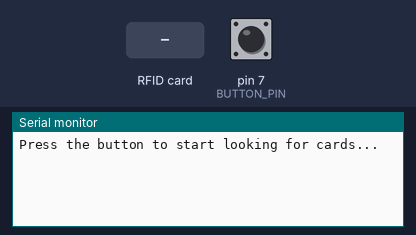
Bench run of a sketch on a simulated Arduino Mega 2560, built with avr-gcc and run on an emulated ATmega2560. Shown: the last lines printed to the serial monitor. Inputs (shaded band) come from the test bench; at power-on: pin 7 (BUTTON_PIN) HIGH.

Above: at 1.2 s.
1.3 s: pin 7 (BUTTON_PIN) pulled LOW for 0.15 s
At 2.4 s:
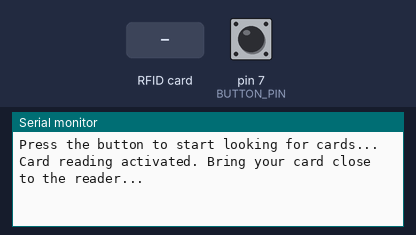
3.0 s: RFID card 5E 7A 19 C4 held to the reader
At 4.2 s:
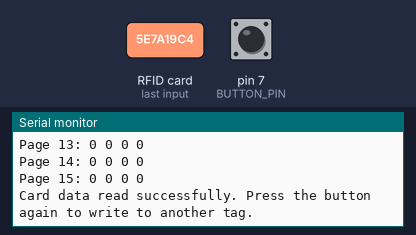
4.5 s: RFID card 5E 7A 19 C4 held to the reader
At 5.8 s:
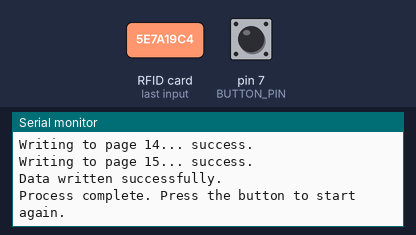
6.0 s: pin 7 (BUTTON_PIN) pulled LOW for 1 s
At 7.4 s:
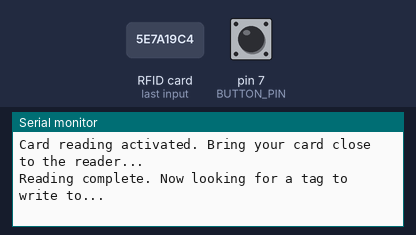

Measured:
- after the input at 1.3 s, the serial monitor: prints a new line after 0.20 s (image 1)
- after the input at 3.0 s, the serial monitor: prints a new line at once (image 2)
- after the input at 4.5 s, the serial monitor: prints a new line at once (image 3)
- after the input at 6.0 s, the serial monitor: prints a new line after 0.20 s (image 4)

The sketch:

CopyNFC.ino
```cpp
#include <SPI.h>
#include <MFRC522.h>

#define SS_PIN 53  // Slave Select pin (SDA)
#define RST_PIN 49  // Reset pin (RST)
#define BUTTON_PIN 7  // Pin connected to the button

MFRC522 mfrc522(SS_PIN, RST_PIN);  // Create MFRC522 instance
bool readingActive = false;  // Flag to indicate whether the card reading is active
bool writingMode = false;    // Flag to indicate whether the system is in writing mode
byte keyCardData[64];  // Array to hold the data read from the card (16 pages * 4 bytes = 64 bytes)

void setup() {
  Serial.begin(9600);  // Initialize serial communications
  SPI.begin();  // Initialize SPI bus
  mfrc522.PCD_Init();  // Initialize MFRC522

  pinMode(BUTTON_PIN, INPUT_PULLUP);  // Set button pin as input with internal pull-up

  Serial.println("Press the button to start looking for cards...");
}

void loop() {
  // Check if the button is pressed to toggle reading/writing mode
  if (digitalRead(BUTTON_PIN) == LOW) {
    delay(200);  // Debounce delay
    if (!readingActive && !writingMode) {  // Button press starts reading mode
      readingActive = true;  // Start reading mode
      Serial.println("Card reading activated. Bring your card close to the reader...");
    } else if (readingActive) {  // Button press after reading starts writing mode
      readingActive = false;  // Stop reading mode
      writingMode = true;     // Enable writing mode
      Serial.println("Reading complete. Now looking for a tag to write to...");
    }
    delay(500);  // Additional debounce delay
  }

  // If reading is active, continuously look for cards to read
  if (readingActive) {
    if (mfrc522.PICC_IsNewCardPresent() && mfrc522.PICC_ReadCardSerial()) {
      Serial.println("MIFARE Ultralight EV1 card detected.");

      // Read and store the first 16 pages
      if (readUltralightPages()) {
        readingActive = false;  // Stop reading once the card is read
        writingMode = true;     // Enable writing mode after reading a card
        Serial.println("Card data read successfully. Press the button again to write to another tag.");
      } else {
        Serial.println("Error reading card data.");
      }

      // Halt the card and stop communication
      mfrc522.PICC_HaltA();
      mfrc522.PCD_StopCrypto1();  // Stop encryption on PCD
    }
  }

  // If writing mode is active, look for a new card to write the data to
  if (writingMode) {
    if (mfrc522.PICC_IsNewCardPresent()) {
      Serial.println("Tag detected, attempting to read serial...");
      if (mfrc522.PICC_ReadCardSerial()) {
        Serial.println("MIFARE Ultralight EV1 tag detected. Writing data...");

        // Write the stored data to the new tag
        if (writeUltralightPages()) {
          Serial.println("Data written successfully.");
          writingMode = false;  // Disable writing mode after the write operation
          Serial.println("Process complete. Press the button to start again.");
        } else {
          Serial.println("Error writing to the tag.");
        }
      } else {
        Serial.println("Error reading serial from tag.");
      }

      // Halt the card and stop communication
      mfrc522.PICC_HaltA();
      mfrc522.PCD_StopCrypto1();  // Stop encryption on PCD
    }
  }
}

// Function to read the first 16 pages (4 bytes per page) of MIFARE Ultralight EV1
bool readUltralightPages() {
  byte buffer[18];  // Buffer to hold page data
  byte size = sizeof(buffer);

  for (byte page = 0; page < 16; page++) {
    MFRC522::StatusCode status = mfrc522.MIFARE_Read(page, buffer, &size);
    if (status == MFRC522::STATUS_OK) {
      Serial.print("Page ");
      Serial.print(page);
      Serial.print(": ");
      for (byte i = 0; i < 4; i++) {  // Each page contains 4 bytes
        keyCardData[page * 4 + i] = buffer[i];  // Store the data for writing later
        Serial.print(buffer[i], HEX);
        Serial.print(" ");
      }
      Serial.println();
    } else {
      Serial.print("Reading failed at page ");
      Serial.print(page);
      Serial.print(": ");
      Serial.println(mfrc522.GetStatusCodeName(status));
      return false;  // Return false if any page fails to read
    }
  }
  return true;  // Return true if all pages are read successfully
}

// Function to write the stored data to the new MIFARE Ultralight tag
bool writeUltralightPages() {
  MFRC522::StatusCode status;

  for (byte page = 0; page < 16; page++) {
    Serial.print("Writing to page ");
    Serial.print(page);
    Serial.print("...");
    status = mfrc522.MIFARE_Ultralight_Write(page, &keyCardData[page * 4], 4);
    if (status != MFRC522::STATUS_OK) {
      Serial.print(" failed: ");
      Serial.println(mfrc522.GetStatusCodeName(status));
      return false;  // Return false if the write fails
    } else {
      Serial.println(" success.");
    }
  }
  return true;  // Return true if all pages are written successfully
}
```
